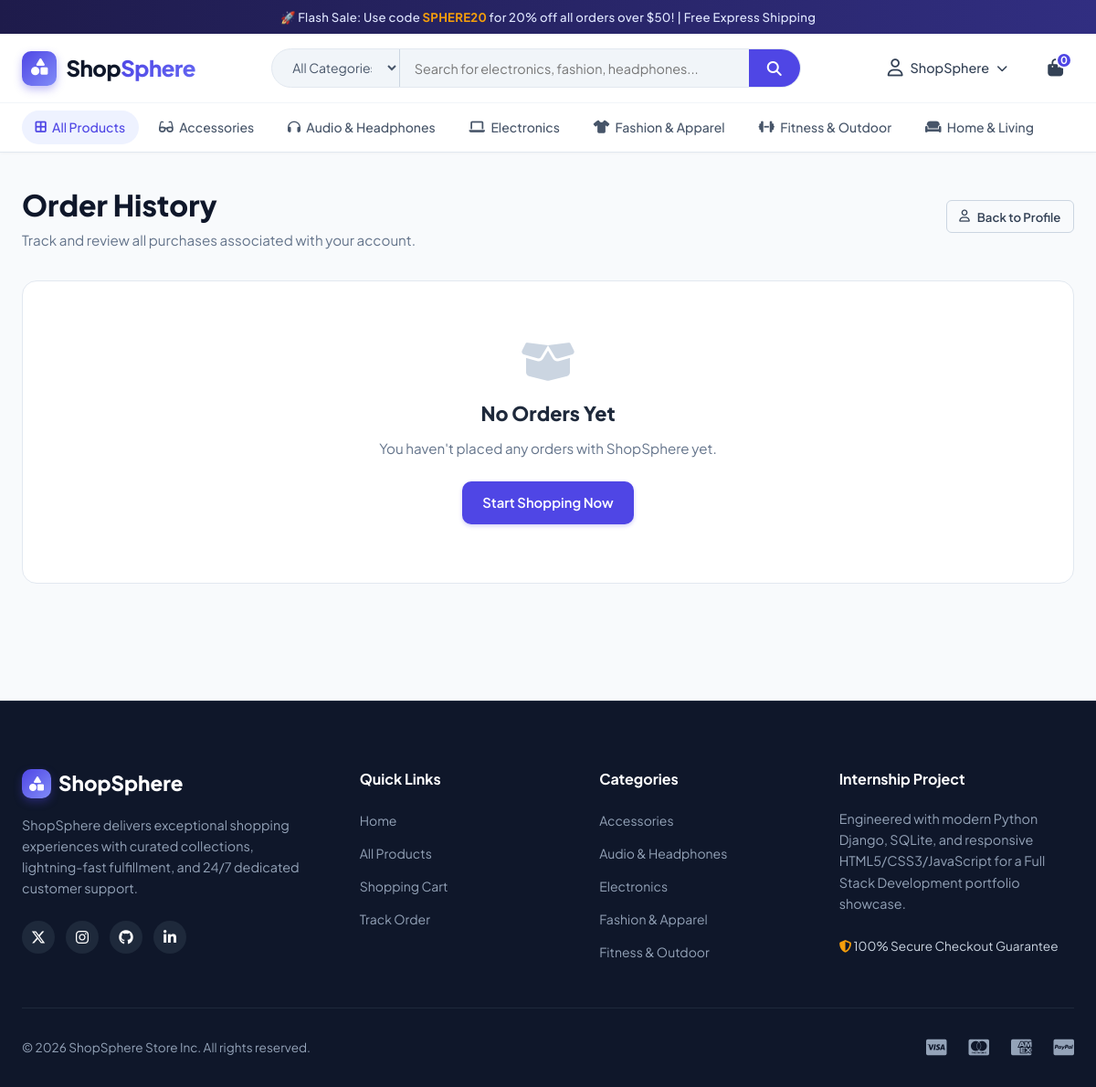
The page /orders/history/ (signed in) on the database its author committed.
### store/models.py (models this page shows, shortened)
class Category(models.Model):
    name = models.CharField(max_length=100, unique=True)
    slug = models.SlugField(max_length=120, unique=True, blank=True)
    description = models.TextField(blank=True)
    icon = models.CharField(max_length=50, default='fa-tag', help_text='FontAwesome icon class e.g. fa-laptop, fa-shirt')
    image_url = models.URLField(max_length=500, blank=True)
    image = models.ImageField(upload_to='categories/', blank=True, null=True)
    is_active = models.BooleanField(default=True)
    created_at = models.DateTimeField(auto_now_add=True)
    class Meta:
        verbose_name_plural = 'Categories'
        ordering = ['name']

### orders/views.py (the view)
# urls.py: path('history/', views.order_history, name='order_history'),
@login_required
def order_history(request):
    orders = Order.objects.filter(user=request.user).order_by('-created_at')
    context = {
        'orders': orders,
    }
    return render(request, 'orders/order_history.html', context)

### cart/cart.py (called while the page is built)
    def __len__(self):
        return sum(item['quantity'] for item in self.cart.values())

    def get_subtotal(self):
        return sum(Decimal(str(item['price'])) * item['quantity'] for item in self.cart.values())

### cart/context_processors.py (called while the page is built)
def cart(request):
    cart_obj = Cart(request)
    return {
        'cart': cart_obj,
        'cart_count': len(cart_obj),
        'cart_subtotal': cart_obj.get_subtotal(),
    }

### store/context_processors.py (called while the page is built)
def store_context(request):
    categories = Category.objects.filter(is_active=True)
    return {
        'all_categories': categories,
    }

### templates/orders/order_history.html (shortened to what this page needs)
{% extends 'base.html' %}
{% load static %}
{% block content %}
<div class="container" style="padding-top: 2rem; padding-bottom: 4rem;">
  <div style="display: flex; align-items: center; justify-content: space-between; margin-bottom: 2rem; flex-wrap: wrap; gap: 1rem;">
    <div>
      <h1 style="font-size: 2rem; font-weight: 800; color: var(--gray-900);">Order History</h1>
      <span style="color: var(--gray-500); font-size: 0.95rem;">Track and review all purchases associated with your account.</span>
    </div>
    <a href="{% url 'accounts:profile' %}" class="btn btn-outline btn-sm">
      <i class="fa-regular fa-user"></i> Back to Profile
    </a>
  </div>
  {% if orders %}
    <div style="display: flex; flex-direction: column; gap: 1.5rem;">
      {% for ord in orders %}
        <div style="background: var(--white); border: 1px solid var(--gray-200); border-radius: var(--radius-lg); padding: 1.5rem; transition: var(--transition); box-shadow: var(--shadow-sm);">
          <div style="display: flex; justify-content: space-between; align-items: center; border-bottom: 1px solid var(--gray-100); padding-bottom: 1rem; margin-bottom: 1.25rem; flex-wrap: wrap; gap: 0.75rem;">
            <div>
              <span style="font-size: 0.8rem; color: var(--gray-400); text-transform: uppercase; font-weight: 700; letter-spacing: 0.04em;">Order Placed</span>
              <div style="font-weight: 700; color: var(--gray-800); font-size: 0.95rem;">{{ ord.created_at|date:"M d, Y" }}</div>
            </div>
            <div>
              <span style="font-size: 0.8rem; color: var(--gray-400); text-transform: uppercase; font-weight: 700; letter-spacing: 0.04em;">Order Number</span>
              <div style="font-weight: 700; color: var(--primary); font-size: 0.95rem;">#{{ ord.order_number }}</div>
            </div>
            <div>
              <span style="font-size: 0.8rem; color: var(--gray-400); text-transform: uppercase; font-weight: 700; letter-spacing: 0.04em;">Total Amount</span>
              <div style="font-weight: 800; color: var(--gray-900); font-size: 1.1rem;">${{ ord.total_amount }}</div>
            </div>
            <div>
              <span style="font-size: 0.8rem; color: var(--gray-400); text-transform: uppercase; font-weight: 700; letter-spacing: 0.04em;">Status</span>
              <div>
                <span style="display: inline-block; padding: 0.2rem 0.75rem; border-radius: var(--radius-full); font-size: 0.8rem; font-weight: 700; background: {% if ord.order_status == 'Delivered' %}var(--success-light); color: #065f46;{% else %}var(--primary-light); color: var(--primary);{% endif %}">
                  {{ ord.order_status }}
                </span>
              </div>
            </div>
            <div>
              <a href="{% url 'orders:order_detail' ord.order_number %}" class="btn btn-outline btn-sm">
                View Details <i class="fa-solid fa-chevron-right"></i>
              </a>
            </div>
          </div>
          <div style="display: flex; gap: 1rem; overflow-x: auto; padding-top: 0.25rem;">
            {% for item in ord.items.all %}
              <div style="display: flex; align-items: center; gap: 0.75rem; background: var(--gray-50); padding: 0.5rem 0.85rem; border-radius: var(--radius-md); border: 1px solid var(--gray-200); min-width: 200px;">
                {% if item.product_image %}
                  <img src="{{ item.product_image }}" alt="{{ item.product_name }}" style="width: 44px; height: 44px; border-radius: var(--radius-sm); object-fit: cover;">
                {% endif %}
                <div style="font-size: 0.825rem;">
                  <div style="font-weight: 700; color: var(--gray-800); white-space: nowrap; overflow: hidden; text-overflow: ellipsis; max-width: 150px;">
                    {{ item.product_name }}
                  </div>
                  <div style="color: var(--gray-500);">Qty: {{ item.quantity }} &times; ${{ item.price }}</div>
                </div>
              </div>
            {% endfor %}
          </div>
        </div>
      {% endfor %}
    </div>
  {% else %}
    <div style="background: var(--white); border-radius: var(--radius-lg); border: 1px solid var(--gray-200); padding: 4rem 2rem; text-align: center;">
      <i class="fa-solid fa-box-open" style="font-size: 3rem; color: var(--gray-300); margin-bottom: 1rem;"></i>
      <h3 style="font-size: 1.35rem; font-weight: 800; color: var(--gray-800); margin-bottom: 0.5rem;">No Orders Yet</h3>
      <p style="color: var(--gray-500); font-size: 0.95rem; margin-bottom: 1.5rem;">
        You haven't placed any orders with ShopSphere yet.
      </p>
      <a href="{% url 'store:product_list' %}" class="btn btn-primary">
        Start Shopping Now
      </a>
    </div>
  {% endif %}
</div>
{% endblock %}

### templates/base.html (shortened to what this page needs)
{% load static %}
<!DOCTYPE html>
<html lang="en">
<head>
  <link rel="stylesheet" href="https://cdnjs.cloudflare.com/ajax/libs/font-awesome/6.5.1/css/all.min.css">
  <link rel="stylesheet" href="{% static 'css/style.css' %}">
</head>
<body>
  <div class="announcement-bar">
    <div class="container">
      <span>🚀 Flash Sale: Use code <span class="highlight">SPHERE20</span> for 20% off all orders over $50! | Free Express Shipping</span>
    </div>
  </div>
  <header class="site-header">
    <div class="container">
      <div class="header-main">
        <a href="{% url 'store:home' %}" class="brand-logo">
          <div class="brand-icon">
            <i class="fa-solid fa-shapes"></i>
          </div>
          <span>Shop<span class="sphere">Sphere</span></span>
        </a>
        <div class="header-search">
          <form action="{% url 'store:product_list' %}" method="GET" class="search-form">
            <select name="category" class="search-category-select">
              <option value="">All Categories</option>
            </select>
            <input type="text" name="q" value="{{ query|default:'' }}" class="search-input" placeholder="Search for electronics, fashion, headphones..." required>
            <button type="submit" class="search-btn" title="Search ShopSphere">
              <i class="fa-solid fa-magnifying-glass"></i>
            </button>
          </form>
        </div>
        <div class="header-actions">
          {% if user.is_authenticated %}
            <div class="user-menu">
              <a href="{% url 'accounts:profile' %}" class="action-link">
                <i class="fa-regular fa-user"></i>
                <span>{{ user.first_name|default:user.username }}</span>
                <i class="fa-solid fa-chevron-down" style="font-size: 0.75rem;"></i>
              </a>
            </div>
          {% else %}
            <a href="{% url 'accounts:login' %}" class="action-link">
              <i class="fa-regular fa-user"></i>
              <span>Sign In</span>
            </a>
          {% endif %}
          <a href="{% url 'cart:cart_detail' %}" class="action-link" title="Shopping Cart">
            <i class="fa-solid fa-bag-shopping"></i>
            <span class="badge-counter cart-badge">{{ cart_count }}</span>
          </a>
        </div>
      </div>
    </div>
    <nav class="category-nav">
      <div class="container">
        <div class="category-nav-inner">
          <a href="{% url 'store:product_list' %}" class="nav-item {% if not category %}active{% endif %}">
            <i class="fa-solid fa-border-all"></i> All Products
          </a>
          {% for cat in all_categories %}
            <a href="{% url 'store:product_list_by_category' cat.slug %}" class="nav-item {% if category.slug == cat.slug %}active{% endif %}">
              <i class="fa-solid {{ cat.icon }}"></i> {{ cat.name }}
            </a>
          {% endfor %}
        </div>
      </div>
    </nav>
  </header>
  <main>
    {% block content %}
    {% endblock %}
  </main>
  <footer class="site-footer">
    <div class="container">
      <div class="footer-grid">
        <div>
          <div class="footer-brand-title">
            <div class="brand-icon" style="width: 32px; height: 32px; font-size: 1rem;">
              <i class="fa-solid fa-shapes"></i>
            </div>
            <span>ShopSphere</span>
          </div>
          <p class="footer-desc">
            ShopSphere delivers exceptional shopping experiences with curated collections, lightning-fast fulfillment, and 24/7 dedicated customer support.
          </p>
          <div class="social-links">
            <a href="#" class="social-icon" title="Twitter/X"><i class="fa-brands fa-x-twitter"></i></a>
            <a href="#" class="social-icon" title="Instagram"><i class="fa-brands fa-instagram"></i></a>
            <a href="#" class="social-icon" title="GitHub"><i class="fa-brands fa-github"></i></a>
            <a href="#" class="social-icon" title="LinkedIn"><i class="fa-brands fa-linkedin-in"></i></a>
          </div>
        </div>
        <div>
          <h4 class="footer-heading">Quick Links</h4>
          <ul class="footer-links">
            <li><a href="{% url 'store:home' %}">Home</a></li>
            <li><a href="{% url 'store:product_list' %}">All Products</a></li>
            <li><a href="{% url 'cart:cart_detail' %}">Shopping Cart</a></li>
            <li><a href="{% url 'orders:order_history' %}">Track Order</a></li>
          </ul>
        </div>
        <div>
          <h4 class="footer-heading">Categories</h4>
          <ul class="footer-links">
            {% for cat in all_categories|slice:":5" %}
              <li><a href="{% url 'store:product_list_by_category' cat.slug %}">{{ cat.name }}</a></li>
            {% endfor %}
          </ul>
        </div>
        <div>
          <h4 class="footer-heading">Internship Project</h4>
          <p class="footer-desc">
            Engineered with modern Python Django, SQLite, and responsive HTML5/CSS3/JavaScript for a Full Stack Development portfolio showcase.
          </p>
          <div style="margin-top: 1rem; color: #cbd5e1; font-size: 0.85rem;">
            <i class="fa-solid fa-shield-halved" style="color: var(--accent);"></i> 100% Secure Checkout Guarantee
          </div>
        </div>
      </div>
      <div class="footer-bottom">
        <span>&copy; {% now "Y" %} ShopSphere Store Inc. All rights reserved.</span>
        <div style="display: flex; gap: 1.5rem; font-size: 1.25rem; color: #94a3b8;">
          <i class="fa-brands fa-cc-visa" title="Visa"></i>
          <i class="fa-brands fa-cc-mastercard" title="Mastercard"></i>
          <i class="fa-brands fa-cc-amex" title="American Express"></i>
          <i class="fa-brands fa-cc-paypal" title="PayPal"></i>
        </div>
      </div>
    </div>
  </footer>
</body>
</html>

### rows shown on the page
Category: name "Accessories"
Category: name "Audio & Headphones"
Category: name "Electronics"
Category: name "Fashion & Apparel"
Category: name "Fitness & Outdoor"
Category: name "Home & Living"

### other values the page prints
{{ user.first_name|default:user.username }} "ShopSphere"
{{ cart_count }} "0"
